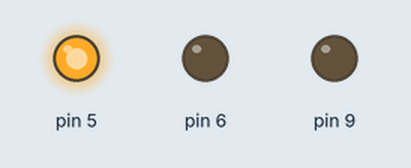
Simulated run of this sketch. Board: Arduino Uno, built with avr-gcc and run on an emulated ATmega328P. Shown: output pins drawn as LEDs (lit = HIGH).

Above: at 0.1 s.
At 3.9 s:
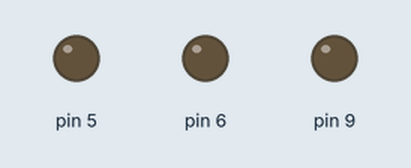
Timing chart, 0 to 4.2 s (numbered marks = the images above):
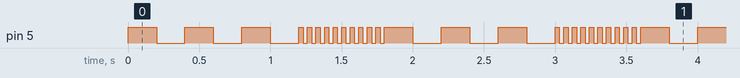

Measured:
- by itself, pin 5: repeats every 1.8 s: 10 × (HIGH 0.03 s, LOW 0.03 s), 3 × (HIGH 0.20 s, LOW 0.20 s)
- by itself, everything shown: repeats every 1.8 s, in 8 steps

The sketch:

wrong-turn.ino
```cpp
int leds[3];


void setup() {
  // put your setup code here, to run once:
  leds[0] = 5;
  leds[1] = 6;
  leds[2] = 9;
  pinMode(leds[0], OUTPUT);
  pinMode(leds[1], OUTPUT);
  pinMode(leds[2], OUTPUT);

  Serial.begin(9600);

}

void loop() {
  //overdue
  for(int i = 0 ; i < 3; i++){
    digitalWrite(leds[0], HIGH);
    delay(200);
    digitalWrite(leds[0], LOW);
    delay(200);
  }
  for(int i = 0 ; i < 10; i++){
    digitalWrite(leds[0], HIGH);
    delay(30);
    digitalWrite(leds[0], LOW);
    delay(30);
  }

 }
```
